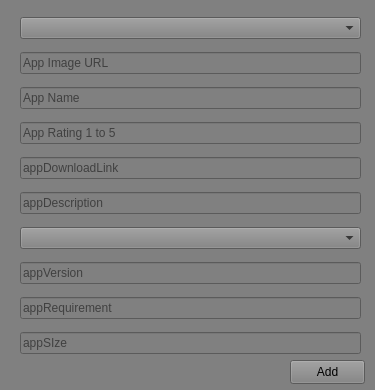
<?xml version="1.0" encoding="UTF-8"?>
<ui version="4.0">
 <class>Form</class>
 <widget class="QWidget" name="Form">
  <property name="geometry">
   <rect>
    <x>0</x>
    <y>0</y>
    <width>375</width>
    <height>390</height>
   </rect>
  </property>
  <property name="windowTitle">
   <string>Add</string>
  </property>
  <property name="styleSheet">
   <string notr="true">background: gray;</string>
  </property>
  <widget class="QWidget" name="verticalLayoutWidget">
   <property name="geometry">
    <rect>
     <x>20</x>
     <y>10</y>
     <width>341</width>
     <height>351</height>
    </rect>
   </property>
   <layout class="QVBoxLayout" name="verticalLayout">
    <item>
     <widget class="QComboBox" name="appOrGame">
      <property name="currentText">
       <string/>
      </property>
      <property name="placeholderText">
       <string>App or Game</string>
      </property>
      <item>
       <property name="text">
        <string>App or Game</string>
       </property>
      </item>
      <item>
       <property name="text">
        <string>Game</string>
       </property>
      </item>
      <item>
       <property name="text">
        <string>App</string>
       </property>
      </item>
     </widget>
    </item>
    <item>
     <widget class="QLineEdit" name="appPicture">
      <property name="text">
       <string/>
      </property>
      <property name="placeholderText">
       <string>App Image URL</string>
      </property>
     </widget>
    </item>
    <item>
     <widget class="QLineEdit" name="appName">
      <property name="text">
       <string/>
      </property>
      <property name="placeholderText">
       <string>App Name</string>
      </property>
     </widget>
    </item>
    <item>
     <widget class="QLineEdit" name="appRating">
      <property name="placeholderText">
       <string>App Rating 1 to 5</string>
      </property>
     </widget>
    </item>
    <item>
     <widget class="QLineEdit" name="appDownloadLink">
      <property name="placeholderText">
       <string>appDownloadLink</string>
      </property>
     </widget>
    </item>
    <item>
     <widget class="QLineEdit" name="appDescription">
      <property name="styleSheet">
       <string notr="true"/>
      </property>
      <property name="placeholderText">
       <string>appDescription</string>
      </property>
     </widget>
    </item>
    <item>
     <widget class="QComboBox" name="appCategory">
      <property name="styleSheet">
       <string notr="true"/>
      </property>
      <property name="placeholderText">
       <string>Category</string>
      </property>
      <item>
       <property name="text">
        <string>Game Category</string>
       </property>
      </item>
      <item>
       <property name="text">
        <string>Role-playing</string>
       </property>
      </item>
      <item>
       <property name="text">
        <string>Fps</string>
       </property>
      </item>
      <item>
       <property name="text">
        <string>Adventure</string>
       </property>
      </item>
      <item>
       <property name="text">
        <string>Action</string>
       </property>
      </item>
      <item>
       <property name="text">
        <string>Casual</string>
       </property>
      </item>
      <item>
       <property name="text">
        <string>Arcade</string>
       </property>
      </item>
      <item>
       <property name="text">
        <string>Addon and mods</string>
       </property>
      </item>
      <item>
       <property name="text">
        <string>App Category</string>
       </property>
      </item>
      <item>
       <property name="text">
        <string>Phone editor</string>
       </property>
      </item>
      <item>
       <property name="text">
        <string>Task-app management</string>
       </property>
      </item>
      <item>
       <property name="text">
        <string>Video player and editor</string>
       </property>
      </item>
      <item>
       <property name="text">
        <string>Music</string>
       </property>
      </item>
      <item>
       <property name="text">
        <string>Productivity</string>
       </property>
      </item>
     </widget>
    </item>
    <item>
     <widget class="QLineEdit" name="appVersion">
      <property name="placeholderText">
       <string>appVersion</string>
      </property>
     </widget>
    </item>
    <item>
     <widget class="QLineEdit" name="appRequirement">
      <property name="placeholderText">
       <string>appRequirement</string>
      </property>
     </widget>
    </item>
    <item>
     <widget class="QLineEdit" name="appSize">
      <property name="placeholderText">
       <string>appSIze</string>
      </property>
     </widget>
    </item>
   </layout>
  </widget>
  <widget class="QPushButton" name="addButton">
   <property name="geometry">
    <rect>
     <x>290</x>
     <y>360</y>
     <width>75</width>
     <height>24</height>
    </rect>
   </property>
   <property name="text">
    <string>Add</string>
   </property>
  </widget>
 </widget>
 <resources/>
 <connections/>
</ui>
